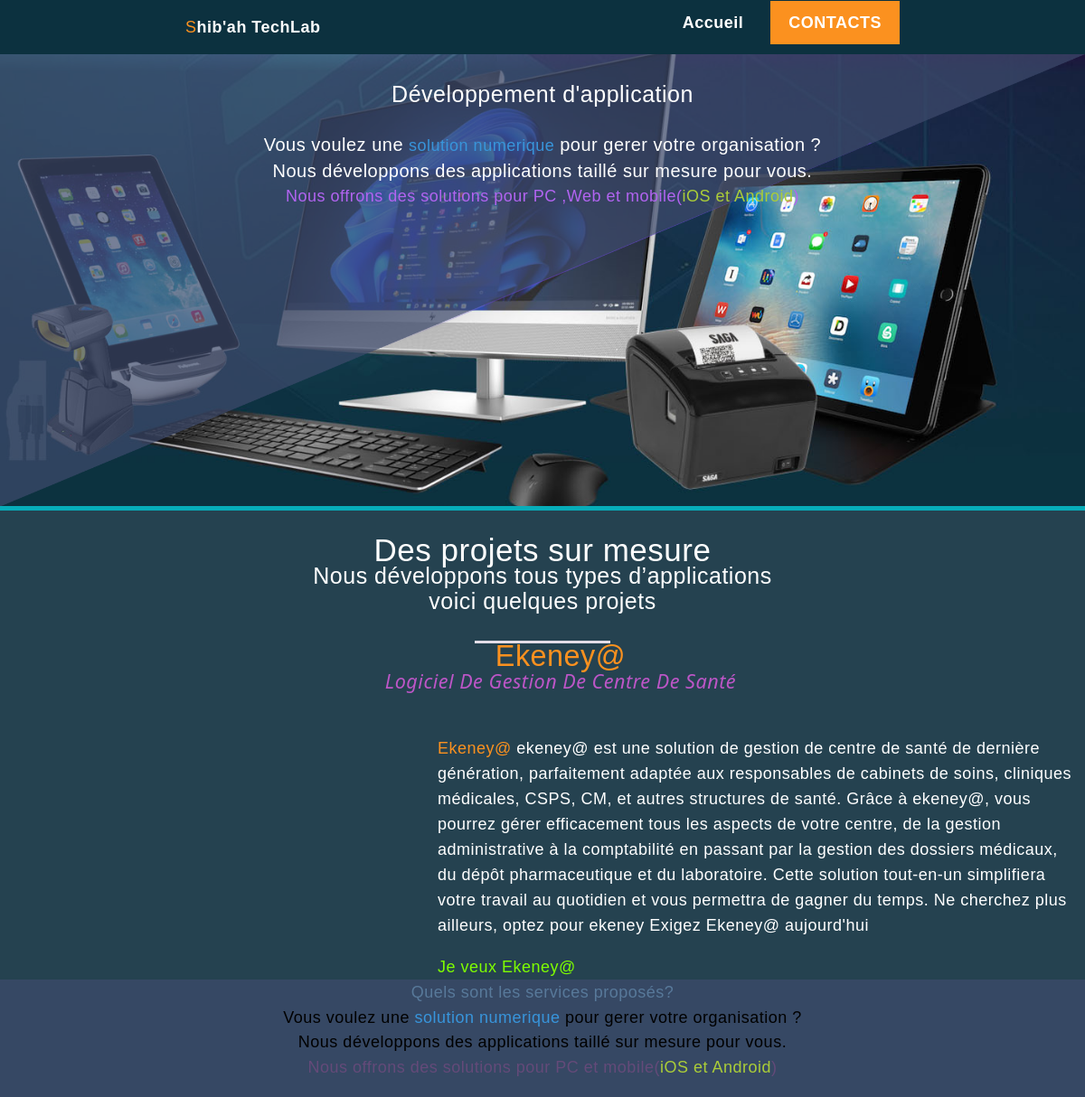
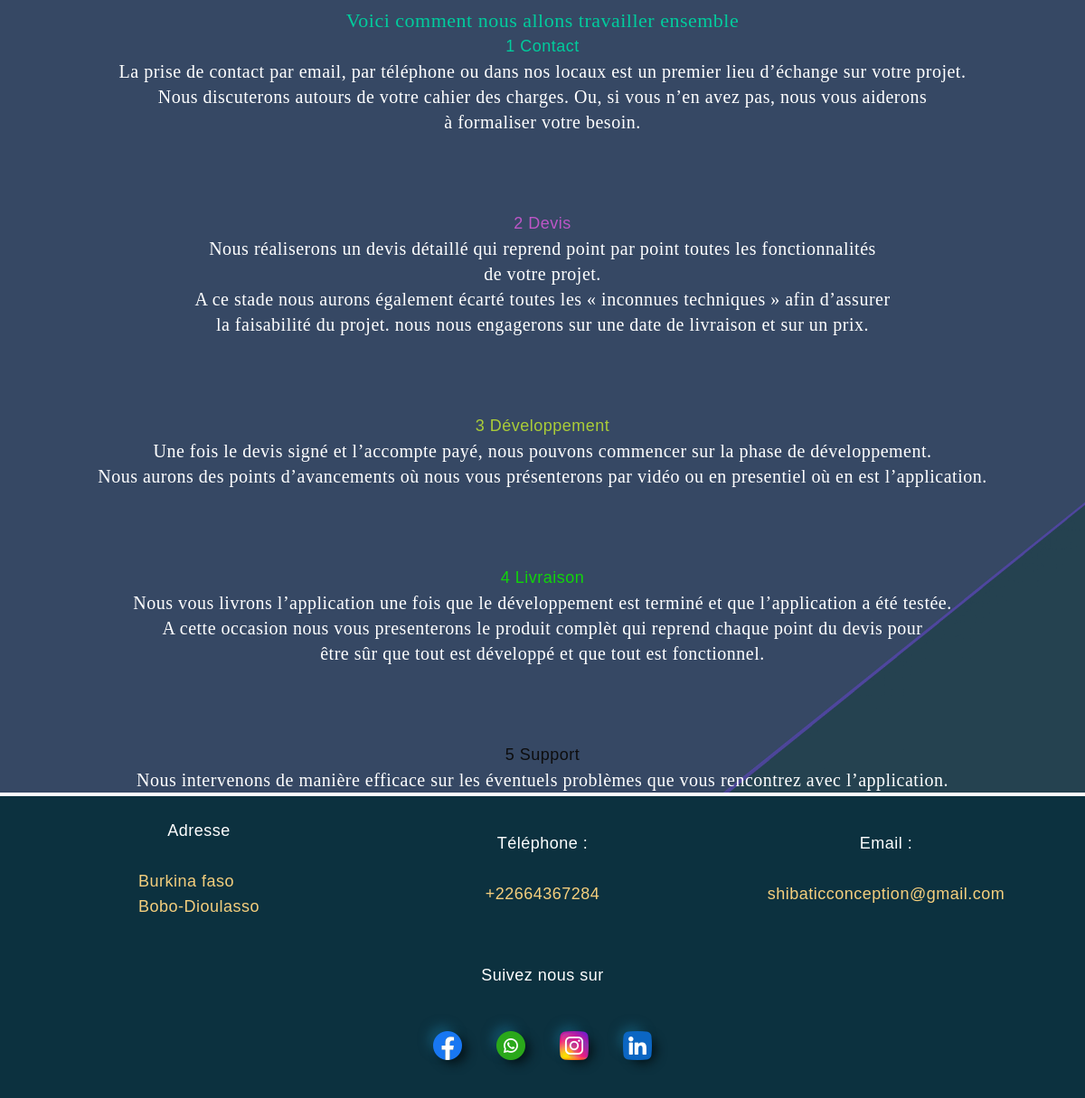
The app's page /dessolutions/ with its own data (2 pictures, top to bottom).
### sticweb/models.py (models this page shows)
class Solutions(models.Model):
    name = models.CharField(max_length=200)
    title=models.CharField(max_length=600)
    Description = models.TextField()
    image = models.ImageField(upload_to='media', blank=True)
    etat= models.BooleanField()
    coulorfonvalue=models.CharField(max_length=10)
    def get_absolute_url(self):
        return reverse('detail_solution', args=[str(self.id)])

### sticweb/views.py (the view)
# urls.py: path('dessolutions/', views.solutions, name='solution'),
def solutions(request):
        solutions = Solutions.objects.all()
        return render(request, 'sticweb/solutions.html', {'solutions': solutions})

### sticweb/templates/sticweb/solutions.html (shortened to what this page needs)
{% load static %}
<html lang="en">
<head>
	<link rel="stylesheet" href="https://cdnjs.cloudflare.com/ajax/libs/font-awesome/5.15.4/css/all.min.css">
	<link rel="stylesheet" href="{% static 'sticweb/solution.css' %}">
	<link rel="stylesheet" type="text/css" href="{% static 'sticweb/stylebaspage.css' %}">
</head>
<body>
<header >
		<header >
			<a href="#" class="logo">
				<span>S</span>hib'ah TechLab</a>
			<ul class="navbar">
				<li><a href="{% url 'index' %}" onclick="toggleMenu();">Accueil</a></li>
				<a href="{% url 'contact' %}" class="btn-reserve"onclick="toggleMenu();">Contacts</a>
			</ul>
		</header>
	</header>
	<div class="introd" style="position: relative; font-size: large;">
				<div class="contentIntro">
					<h2 >
						Développement d'application</h2>
						<p style=" text-align: center;">
							<br> Vous voulez une
							<span style="color:#3895db">solution numerique</span>
							pour gerer votre organisation ? <br> Nous développons des applications
						taillé sur mesure pour vous. <br>
						<span style="color:#b264f1">Nous offrons des solutions pour PC ,Web et mobile(<span style="color: #abcd38;">iOS et Android</span>)</span>
						</p>
					</div>
</div>
<section style="background-color:#254250; border-top:5px solid #07adb9;">
	<div class="interm">
		<div class="txtInterm">
			<p style=" text-align: center; font-size: 35px;" class="titr1">
				Des projets sur mesure</p>
			<P style="color: white; text-align: center; font-size: 25px;">
				Nous développons tous types d’applications <br>
				voici quelques projets
			</p>
		</div>
		<div class="separateur">
		</div>
	</div>
 {% for Solutions in solutions %}
<div class='SectionProjet'  style="background-color: {{ Solutions.coulorfonvalue }};">
	<h2 class="titre-texte" style="color: #bd56c7;" ><span> {{ Solutions.name }} </span> <br> {{ Solutions.title }}</h2>
	<div class="col60 float-right" style="">
		<div class="pavecligneverti">
		   <p class="titre-p"> <br>
			<span style="color: #fb911f;"> {{ Solutions.name }} </span>
             {{ Solutions.Description }}
				Exigez <b>  {{ Solutions.name }} </b> aujourd'hui <br> </p >
				<a href="{{ Solutions.get_absolute_url }}" style="color: chartreuse; text-align: justify;">Je veux {{ Solutions.name }}</a>
		<br>
	</div>
	</div>
	</div>
  {% endfor %}
<div class="section5">
	<h1 style="text-align: center; color: #58799a;">
		Quels sont les services proposés?</h1>
		<h3 class="txtSection1">	Vous voulez une
			<span style="color:#3895db">solution numerique</span>
			pour gerer votre organisation ? <br> Nous développons des applications
		taillé sur mesure pour vous. <br>
		<span style="color:#644a79">Nous offrons des solutions pour PC et mobile(<span style="color: #abcd38;">iOS et Android</span>)</span>
		<br> <br> <span style="color: #01cc9d; font-family: 'Times New Roman', Times, serif;  font-size: 22px;">Voici comment nous allons travailler ensemble</span>
	</h3>
	<div class="sectionET">
		<div class="pavecligneverti" style="color: rgb(17, 17, 16);">
		<p style="font-family: 'Times New Roman', Times, serif; font-size: 20px; color: white;">
			<span style="color: #01cc9d; ">1 Contact</span><br>
			La prise de contact par email, par téléphone ou dans nos locaux est un premier lieu
			d’échange sur votre projet. <br>
			Nous discuterons autours de votre cahier des charges. Ou,
			si vous n’en avez pas, nous vous aiderons <br> à formaliser votre besoin.</p>
		</div> <br> <br> <br>
		<div class="pavecligneverti proced" style="color: rgb(17, 17, 16);">
			<p style="font-family: 'Times New Roman', Times, serif; font-size: 20px; color: white;">
				<span style="color: #bd56c7; ">2 Devis</span><br>
				Nous réaliserons un devis détaillé qui reprend point
				par point toutes les fonctionnalités <br> de votre projet. <br>
				A ce stade nous aurons également écarté toutes les
				« inconnues techniques »  afin d’assurer  <br> la faisabilité du projet.
				nous nous engagerons sur une date de livraison et sur un prix.
			</p>
			</div>
			 <br> <br> <br>
			<div class="pavecligneverti" style="color: rgb(17, 17, 16);">
			<p style="font-family: 'Times New Roman', Times, serif; font-size: 20px; color: white;">
				<span style="color: #abcd38;"> 3 Développement </span><br>
				Une fois le devis signé et l’accompte payé,
				nous pouvons commencer sur la phase de développement. <br>
				Nous aurons des points d’avancements où nous vous
				présenterons par vidéo ou en presentiel où en est l’application.
			</p> </div>
			 <br> <br> <br>
			<div class="pavecligneverti" style="color: rgb(17, 17, 16);">
			<p style="font-family: 'Times New Roman', Times, serif; font-size: 20px; color: white;">
				<span style="color: #11d40a;">4 Livraison</span> <br>
				Nous vous livrons l’application une fois que le
				développement est terminé et que l’application a été testée. <br>
				A cette occasion nous vous presenterons le produit
				complèt qui reprend chaque point du devis pour <br>
				être sûr que tout est développé et que tout est fonctionnel.
			</p> </div>
			 <br> <br> <br>
			<div class="pavecligneverti proced" style="color: rgb(17, 17, 16);">
			<p style="font-family: 'Times New Roman', Times, serif; font-size: 20px; color: white;">
				<span style="color: #0d0d0e; ">5 Support</span><br>
				Nous intervenons de manière efficace sur les éventuels
				problèmes que vous rencontrez avec l’application. <br>
			</p> </div>
</div>
</div>
</section>
		<section class="Tel" id="Tel">
	<div class="contenu">
	<div class="box">
		<div>
			<p >Adresse</p> <br>
		<a href="" >Burkina faso</a> <br>
		<a href="">Bobo-Dioulasso</a>
		</div>
	</div>
	<div class="box">
		<div>
			<p >Téléphone : <br> <br> </p>
			<a href="tel=+22664367284" >+22664367284<a/>
		</div>
	</div>
	<div class="box">
		<div>
			<p >Email : <br> <br> </p>
			<a href="mailto=shibaticconception.com?subject=Depuis%20ici" >shibaticconception@gmail.com<a/>
		</div>
	</div>
	<div class="box">
		<div class="box1">
			<p >Suivez nous sur  <br> <br> </p>
			<ul class="basul">
				<li class="basli">
					<a href="https://www.facebook.com/people/Shibah-Tic-Conception/100089448139861/?mibextid=ZbWKwL" target="_blank">
						<img src="{% static 'sticweb/images/facebook.png' %}" alt="">
					</a>
				</li>
				<li class="basli">
					<a href="https://wa.me/+22664367284" target="_blank">
						<img src="{% static 'sticweb/images/whatsapp.png' %}" alt="">
					</a>
				</li>
				<li class="basli">
					<a href="https://www.facebook.com/people/Shibah-Tic-Conception/100089448139861/?mibextid=ZbWKwL" target="_blank">
						<img src="{% static 'sticweb/images/instagram.png' %}" alt="">
					</a>
				</li>
				<li class="basli">
					<a href="https://www.linkedin.com/in/shibah-tic-conception-83949a263/" target="_blank">
						<img src="{% static 'sticweb/images/linkedin.png' %}" alt="">
					</a>
				</li>
			</ul>
		</div>
	</div>
	</div>
	</section>
</body>
</html>

### sticweb/static/sticweb/solution.css (style rules this page uses)
* { box-sizing: border-box; scroll-behavior: smooth; margin: 0px; padding: 0px; font: 200 18px/28px artifakt-element,sans-serif; text-decoration: none; list-style: none; box-sizing: border-box; }
:root { --colr1: #D86584 }
body { margin: 0; font-size: 22px; letter-spacing: 0.5px; line-height: 1.5; color: #1c1b1b; }
header { position: fixed; position: relative; top: 0%; left: 0%; padding: 20px 10px; width: 100%; z-index: 1; display: flex; justify-content: space-evenly; align-items: center; transition: 0.5s; background-color: #0c313f; height: 60px; }
.introd { background : url("images/bandeautrans.png") no-repeat center/100% 100%,url("images/cross plateform.jpg") no-repeat center/cover; height: 500px; }
.introd .contentIntro { align-self: center; padding-top: 30px; }
.introd h2 { text-align: center; color: white; font-size: 25px; }
.introd p { text-align: center; color: white; font-size: 20px; }
.logo { color: #fff; font-weight: bold; font-size: 1em; text-decoration: none; }
.logo span { color: #fb911f; }
.navbar { display: flex; position: relative; }
.navbar li { list-style: none; }
.navbar a { color: #fff; text-decoration: none; margin-left: 30px; font-weight: 700; }
.btn-reserve { padding: 10px 20px; background: #fb911f; margin-top: -10px; text-transform:uppercase ; }
.titr1 { color: white; }
.txtSection1 { text-align: center; color: #000000; font-family: 'Trebuchet MS', 'Lucida Sans Unicode', 'Lucida Grande', 'Lucida Sans', Arial, sans-serif; line-height: 1.5em; }
.titre-texte { color: #000; font-size: 1.2em; font-weight: 300px; font-style: italic; text-transform: capitalize; }
.titre-texte span { color: #fb911f; font-size: 1.5em; font-weight: 700px; }
.interm { background-color: #254250; padding-left: 40px; padding-right: 40px; padding-top: 30px; overflow: auto; }
.interm .txtInterm { padding-bottom: 30px; }
.SectionProjet { background-color: #254250; overflow: auto; padding-right: 15px; padding-left: 15px; margin-right: auto; margin-left: auto; }
.SectionProjet h2 { color: rgb(10, 56, 16); padding-left: 40px; text-align: center; font-family: 'Segoe UI', Tahoma, Geneva, Verdana, sans-serif; }
.col60 { width: 60%; padding-left: 16px; }
.float-right { float: right; }
.titre-p { color: #fff; display: block; margin-block-start: 1em; margin-block-end: 1em; margin-inline-start: 0px; margin-inline-end: 0px; }
div.separateur { background-color: #e3dde7; height: 3px; width: 150px; position: relative; left: 50%; margin-left: -75px; }
.section5 { background : url("images/transpar2.png") no-repeat center/100% 100%,url('images/img2.jpg') no-repeat center/cover; background-repeat: no-repeat; background-size: cover; border-top: 0px; text-align: center; }
.sectionET { border-top: 0px; overflow: auto; display: block; }
.col60 { padding-left: 1px; }

### sticweb/static/sticweb/stylebaspage.css (style rules this page uses)
* { box-sizing: border-box; }
.Tel { background-color:#0c313f; background-size: cover; }
.Tel .contenu { display: flex; margin-top: 4px; justify-content: center; align-items: center; flex-wrap: wrap; flex-direction: row; }
.Tel .contenu .box { width: 340px; margin: 20px; display: flex; justify-content: center; align-items: center; flex-direction: column; padding: 4px; }
.Tel .contenu .box a { color: rgb(245, 207, 125) ; text-decoration: none; text-align: center; }
.Tel .contenu .box p { text-align: center; color: white; }
.basul { display: flex; justify-content: center; }
.basli { margin: 20px; width: 30px; height: 30px; cursor: pointer; display: flex; justify-content: center; justify-items: center; border-radius: 150px; background: #0c313f; box-shadow: 6px 6px 12px #051419, -6px -6px 12px #134e65; }

### records on screen
Solutions: name "Ekeney@", title "Logiciel De Gestion De Centre De Santé", Description "ekeney@ est une solution de gestion de centre de santé de dernière génération, parfaitement adaptée aux responsables de cabinets de soins, cliniques médicales, CSPS, CM, et autres structures de santé. Grâce à ekeney@, vous pourrez gérer efficacement tous les aspects de votre centre, de la gestion administrative à la comptabilité en passant par la gestion des dossiers médicaux, du dépôt pharmaceutique et du laboratoire. Cette solution tout-en-un simplifiera votre travail au quotidien et vous permettra de gagner du temps. Ne cherchez plus ailleurs, optez pour ekeney"
